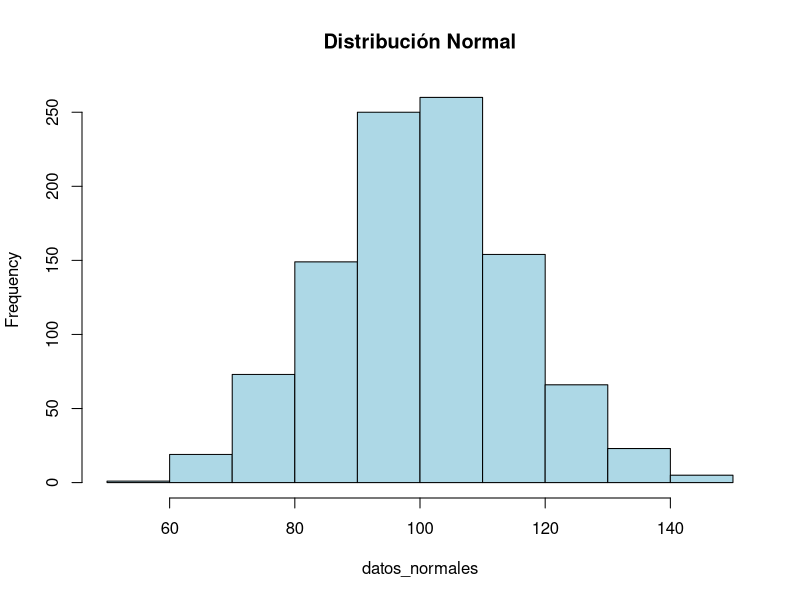
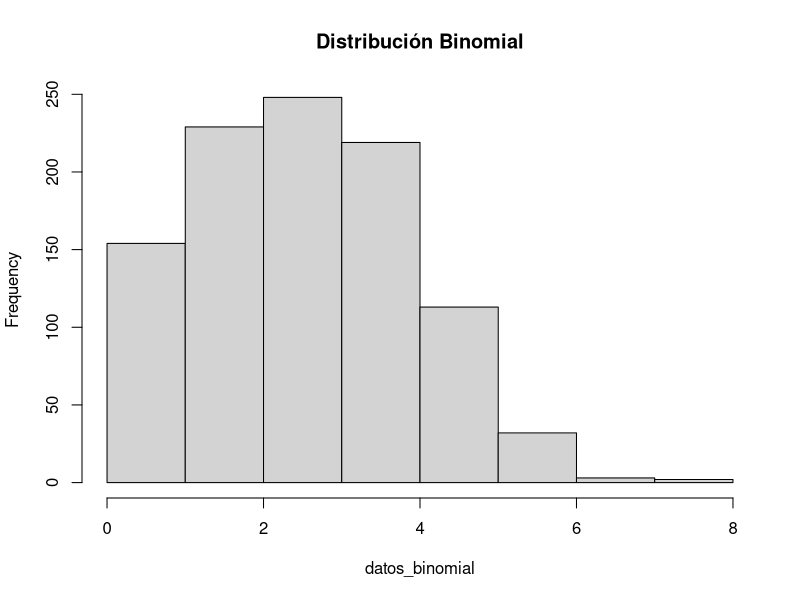
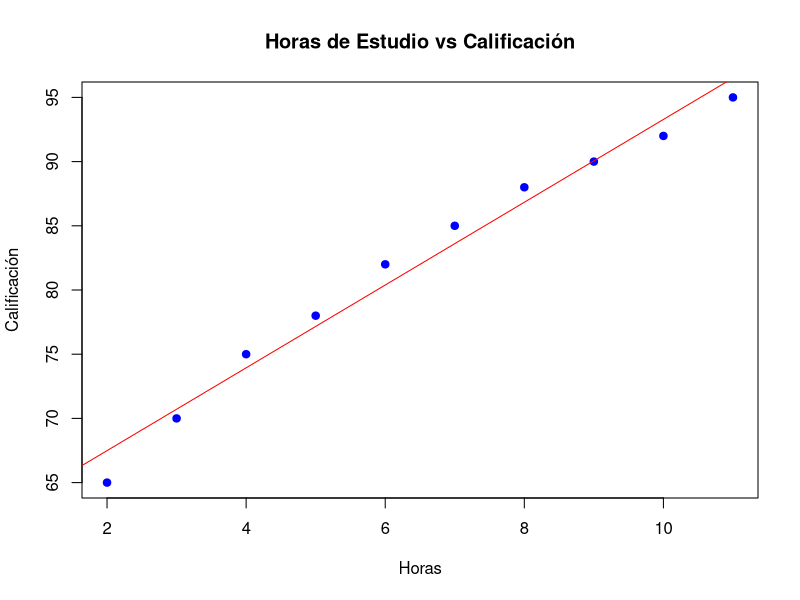
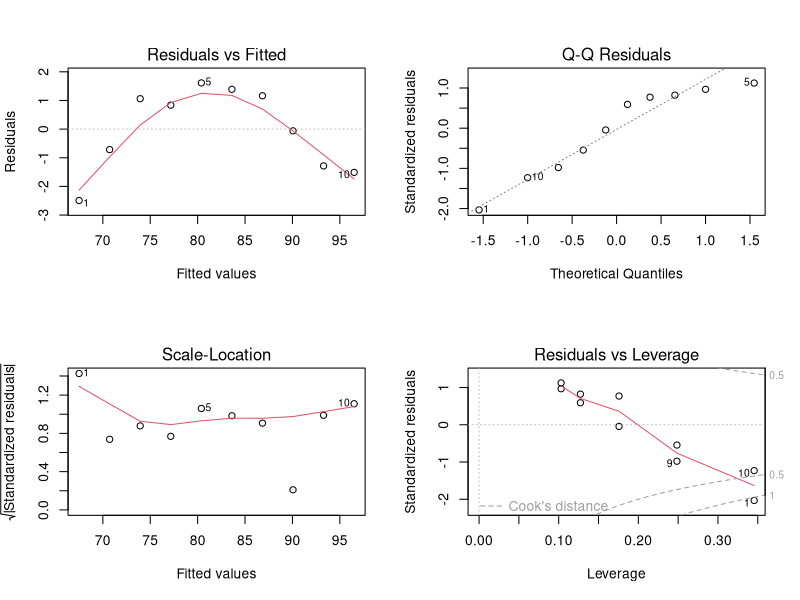
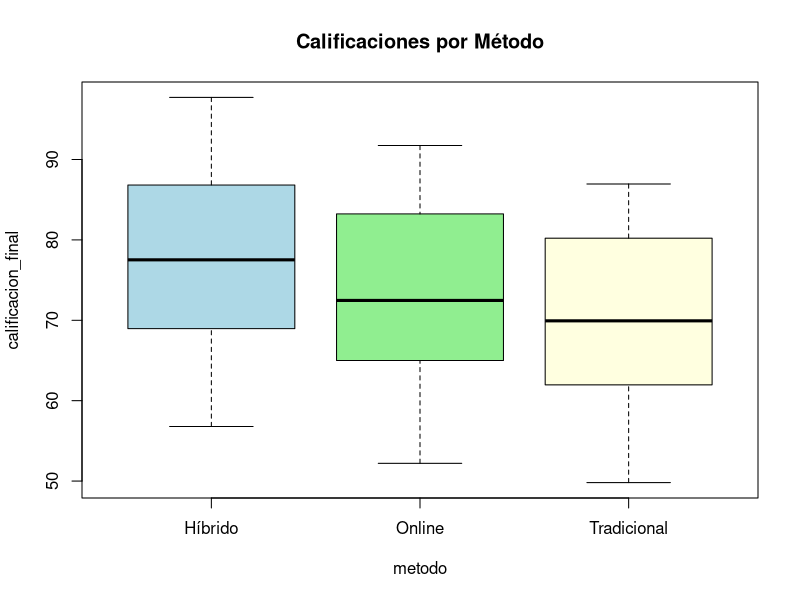

These figures' R source, in order:
# ============================================================================
# MÓDULO 6: ANÁLISIS ESTADÍSTICO EN R
# ============================================================================
# Aprenderás a realizar análisis estadísticos básicos e intermedios

# ============================================================================
# 1. ESTADÍSTICA DESCRIPTIVA
# ============================================================================

# Crear datos de ejemplo
set.seed(123)
calificaciones <- rnorm(100, mean = 75, sd = 10)

# Medidas de tendencia central
mean(calificaciones)      # Media
median(calificaciones)    # Mediana
# No hay función mode() nativa para moda

# Medidas de dispersión
var(calificaciones)       # Varianza
sd(calificaciones)        # Desviación estándar
range(calificaciones)     # Rango (min, max)
IQR(calificaciones)       # Rango intercuartílico

# Resumen completo
summary(calificaciones)

# Cuartiles
quantile(calificaciones, probs = c(0.25, 0.5, 0.75))

# ============================================================================
# 2. DISTRIBUCIONES DE PROBABILIDAD
# ============================================================================

# DISTRIBUCIÓN NORMAL
# dnorm - densidad
# pnorm - probabilidad acumulada
# qnorm - cuantil
# rnorm - números aleatorios

# Generar números aleatorios normales
datos_normales <- rnorm(1000, mean = 100, sd = 15)
hist(datos_normales, main = "Distribución Normal", col = "lightblue")

# Probabilidad de x <= 100 en N(100, 15)
pnorm(100, mean = 100, sd = 15)  # 0.5

# Encontrar el valor del percentil 95
qnorm(0.95, mean = 100, sd = 15)

# DISTRIBUCIÓN BINOMIAL
# Probabilidad de 5 éxitos en 10 intentos con p=0.5
dbinom(5, size = 10, prob = 0.5)

# Generar datos binomiales
datos_binomial <- rbinom(1000, size = 10, prob = 0.3)
hist(datos_binomial, main = "Distribución Binomial")

# DISTRIBUCIÓN POISSON (eventos raros)
# Probabilidad de exactamente 3 eventos si lambda = 5
dpois(3, lambda = 5)

# ============================================================================
# 3. PRUEBAS DE HIPÓTESIS
# ============================================================================

# PRUEBA T DE UNA MUESTRA
# H0: media = 75
# H1: media ≠ 75
t.test(calificaciones, mu = 75)

# PRUEBA T DE DOS MUESTRAS
grupo_a <- rnorm(50, mean = 75, sd = 10)
grupo_b <- rnorm(50, mean = 80, sd = 10)

# Prueba t independiente
t.test(grupo_a, grupo_b)

# PRUEBA T PAREADA (muestras relacionadas)
antes <- c(120, 130, 125, 140, 135, 128, 132, 138)
despues <- c(115, 125, 120, 132, 128, 122, 126, 130)

t.test(antes, despues, paired = TRUE)

# PRUEBA DE NORMALIDAD (Shapiro-Wilk)
shapiro.test(calificaciones)
# p > 0.05 indica que los datos son normales

# ============================================================================
# 4. CORRELACIÓN
# ============================================================================

# Datos de ejemplo
horas_estudio <- c(2, 3, 4, 5, 6, 7, 8, 9, 10, 11)
calificacion <- c(65, 70, 75, 78, 82, 85, 88, 90, 92, 95)

# Correlación de Pearson
cor(horas_estudio, calificacion)
cor.test(horas_estudio, calificacion)

# Visualizar correlación
plot(horas_estudio, calificacion,
     main = "Horas de Estudio vs Calificación",
     xlab = "Horas", ylab = "Calificación",
     pch = 19, col = "blue")
abline(lm(calificacion ~ horas_estudio), col = "red")

# Correlación de Spearman (no paramétrica)
cor(horas_estudio, calificacion, method = "spearman")

# ============================================================================
# 5. REGRESIÓN LINEAL
# ============================================================================

# Modelo de regresión simple
modelo <- lm(calificacion ~ horas_estudio)
summary(modelo)

# Coeficientes
coef(modelo)

# Predicciones
nuevas_horas <- data.frame(horas_estudio = c(5, 7, 12))
predict(modelo, nuevas_horas)

# Intervalos de confianza
confint(modelo)

# Diagnóstico del modelo
par(mfrow = c(2, 2))
plot(modelo)
par(mfrow = c(1, 1))

# REGRESIÓN MÚLTIPLE
# Crear datos
set.seed(123)
datos_multi <- data.frame(
  ventas = rnorm(100, 5000, 1000),
  publicidad = rnorm(100, 500, 100),
  precio = rnorm(100, 50, 10),
  competencia = rnorm(100, 3, 1)
)

# Modelo múltiple
modelo_multi <- lm(ventas ~ publicidad + precio + competencia, data = datos_multi)
summary(modelo_multi)

# ============================================================================
# 6. ANOVA (ANÁLISIS DE VARIANZA)
# ============================================================================

# Comparar medias de 3+ grupos
grupo1 <- rnorm(30, mean = 75, sd = 10)
grupo2 <- rnorm(30, mean = 80, sd = 10)
grupo3 <- rnorm(30, mean = 85, sd = 10)

# Crear data frame
datos_anova <- data.frame(
  calificacion = c(grupo1, grupo2, grupo3),
  grupo = rep(c("A", "B", "C"), each = 30)
)

# ANOVA de una vía
modelo_anova <- aov(calificacion ~ grupo, data = datos_anova)
summary(modelo_anova)

# Test post-hoc (Tukey)
TukeyHSD(modelo_anova)

# ============================================================================
# 7. PRUEBAS NO PARAMÉTRICAS
# ============================================================================

# PRUEBA DE WILCOXON (alternativa a t-test)
wilcox.test(grupo_a, grupo_b)

# PRUEBA DE KRUSKAL-WALLIS (alternativa a ANOVA)
kruskal.test(calificacion ~ grupo, data = datos_anova)

# PRUEBA DE CHI-CUADRADO (independencia)
# Tabla de contingencia
datos_chi <- matrix(c(30, 20, 15, 35), nrow = 2)
chisq.test(datos_chi)

# ============================================================================
# 8. INTERVALOS DE CONFIANZA
# ============================================================================

# IC para la media
t.test(calificaciones)$conf.int

# IC manualmente
error_std <- sd(calificaciones) / sqrt(length(calificaciones))
media <- mean(calificaciones)
margen_error <- qt(0.975, df = length(calificaciones) - 1) * error_std

ic_inferior <- media - margen_error
ic_superior <- media + margen_error

cat("IC 95%: [", ic_inferior, ",", ic_superior, "]\n")

# ============================================================================
# 9. EJEMPLO PRÁCTICO INTEGRADOR
# ============================================================================

# Dataset: Estudio de efectividad de 3 métodos de enseñanza
set.seed(456)
estudio <- data.frame(
  estudiante = 1:90,
  metodo = rep(c("Tradicional", "Online", "Híbrido"), each = 30),
  calificacion_inicial = rnorm(90, 60, 10),
  calificacion_final = c(
    rnorm(30, 70, 12),  # Tradicional
    rnorm(30, 75, 11),  # Online
    rnorm(30, 80, 10)   # Híbrido
  ),
  horas_estudio = rnorm(90, 10, 3)
)

# Calcular mejora
estudio$mejora <- estudio$calificacion_final - estudio$calificacion_inicial

# 1. Estadística descriptiva por grupo
library(dplyr)
resumen <- estudio %>%
  group_by(metodo) %>%
  summarise(
    n = n(),
    media_mejora = mean(mejora),
    sd_mejora = sd(mejora),
    media_final = mean(calificacion_final)
  )
print(resumen)

# 2. ANOVA para comparar métodos
anova_metodos <- aov(calificacion_final ~ metodo, data = estudio)
summary(anova_metodos)

# 3. Test post-hoc
TukeyHSD(anova_metodos)

# 4. Correlación entre horas de estudio y calificación final
cor.test(estudio$horas_estudio, estudio$calificacion_final)

# 5. Regresión: predecir calificación final
modelo_reg <- lm(calificacion_final ~ metodo + horas_estudio +
                 calificacion_inicial, data = estudio)
summary(modelo_reg)

# 6. Visualizaciones
boxplot(calificacion_final ~ metodo, data = estudio,
        main = "Calificaciones por Método",
        col = c("lightblue", "lightgreen", "lightyellow"))

# ============================================================================
# 10. CONSEJOS ESTADÍSTICOS
# ============================================================================

# 1. Siempre verifica normalidad antes de usar pruebas paramétricas
# 2. Usa pruebas no paramétricas si los datos no son normales
# 3. El p-valor < 0.05 es significativo (nivel de confianza 95%)
# 4. La correlación no implica causalidad
# 5. Verifica los supuestos de regresión (linealidad, normalidad, homocedasticidad)

print("\n¡Felicidades! Has completado el Módulo 6")
print("Ahora puedes realizar análisis estadísticos en R")
